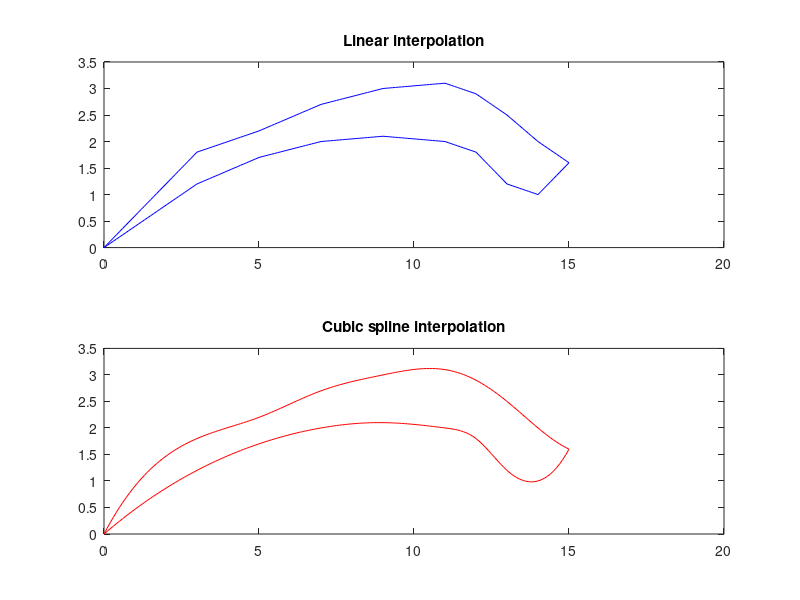

Source code (MATLAB):
% Exp3.10, Page 65. Li Zhen, March 25th, 2014.

% Original data set
X = [0 3 5 7 9 11 12 13 14 15];
Y1 = [0 1.8 2.2 2.7 3.0 3.1 2.9 2.5 2.0 1.6];
Y2 = [0 1.2 1.7 2.0 2.1 2.0 1.8 1.2 1.0 1.6];

% Interpolate points
xi = 0:0.1:15;

% Linear interpolation
y1_L = interp1(X, Y1, xi);
y2_L = interp1(X, Y2, xi);

% Cubic spline interpolation
y1_S = spline(X, Y1, xi);
y2_S = spline(X, Y2, xi);

% Plot the graph of two interpolation methods
subplot(2, 1, 1);
plot(xi, y1_L, 'b', xi, y2_L, 'b');
title('Linear interpolation');

subplot(2, 1, 2);
plot(xi, y1_S, 'r', xi, y2_S, 'r');
title('Cubic spline interpolation');

% Trapezoidal integration of two interpolation methods
T_L = trapz(xi, y1_L - y2_L);
T_S = trapz(xi, y1_S - y2_S);

% Output the results
fprintf('\nInterpolation results:\nxi   y1_L   y2_L   y1_S   y2_S\n');
[xi' y1_L' y2_L' y1_S' y2_S']

fprintf('Wing area of two interpolation methods:\n');
fprintf('    Linear:%f,    Spline:%f\n', T_L, T_S);

